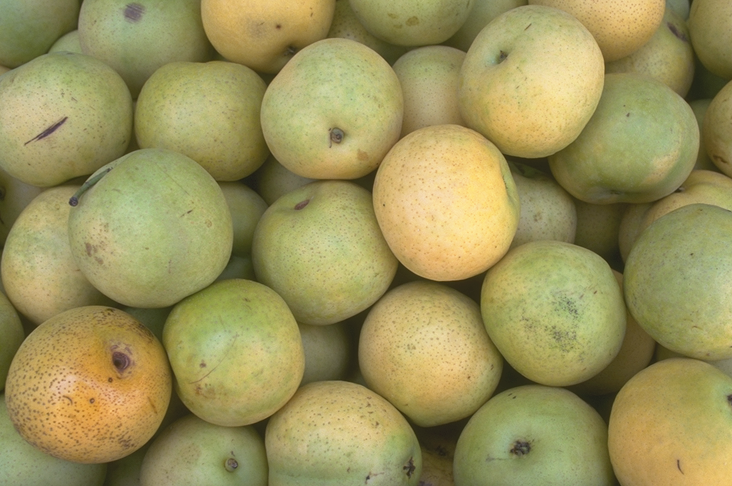
#> input picture data/pears.png, 732 x 486 px; its folder holds 6 pictures in this run
$ python 4_1c.py   (older library calls are emulated)
#> lines starting #> are read from the running program, lines starting #| are printed output that depends on the picture
### balg_utils.py
import timeit
import numpy as np
from matplotlib import pyplot as plt
import cv2
import os

#empty dictionary to store filepaths
filepaths = {}

def fill_filepaths():
    '''
    Fills the filepaths dictionary with the filepaths of the images in the folder 'data'
    '''
    #list all filenames of images in data folder
    i = 0
    for filename in os.listdir('data'):
        #only add files with image extension
        if (filename.endswith('.jpg') or filename.endswith('.png') or filename.endswith('.jpeg') or filename.endswith('.bmp')  or filename.endswith('.tif') or filename.endswith('.tiff')):
            filepaths[i] = os.path.join('data', filename)
            i += 1


def read_image(image_identifier, gray=True):
    '''
    read image from file

    Parameters
    ----------
    image_identifier : string or int
        if string: path to image file
        if int: index of image in filepaths dictionary
    gray : bool, optional
        if True: read image as grayscale. The default is True.


    Returns
    -------
    img : numpy array
        image as numpy array
    '''
#> called with image_identifier = 'data/pears.png', gray = True
    if type(image_identifier) == str:
        #check if image exists
        if os.path.exists(image_identifier):
            img = cv2.imread(image_identifier)
#> img is the input picture: shape (486, 732, 3); mean B, G, R 91.1, 146.4, 154.5
        else:
            print('File not found')
            return
    elif type(image_identifier) == int:
        #check if index is in dictionary
        if image_identifier in filepaths:
            img = cv2.imread(filename=filepaths.get(image_identifier))
        else:
            print('Index not found')
            return
    #convert to gray
    if gray:
        #check if channels > 1
        if len(img.shape) > 2:
            img = cv2.cvtColor(img, cv2.COLOR_RGB2GRAY)
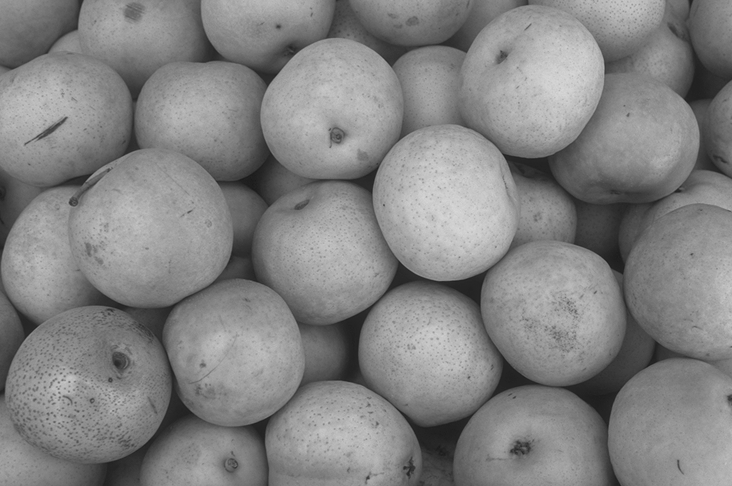
#> img: shape (486, 732); min 26, max 217, mean 130.8
    #if image is to big, half the size until either width or height is smaller than 1500
    while(img.shape[1]> 1500 or img.shape[0]> 1500):
        scale_percent = 50 # percent of original size
        width = int(img.shape[1] * scale_percent / 100)
        height = int(img.shape[0] * scale_percent / 100)
        dim = (width, height)
        img = cv2.resize(img, dim)
    return img


# [136 lines left out: functions race_functions, race_functions2, difference_image, not called in this run]

#fill filepaths dictionary
fill_filepaths()

### 4_1c.py
from balg_utils import read_image
import cv2
from matplotlib import pyplot as plt
import numpy as np
import scipy.ndimage as ndi
import skimage as sk
from skimage.color import label2rgb
from scipy.ndimage.filters import maximum_filter
from skimage.morphology import skeletonize


# [321 lines left out: functions get_gradient_map, morph_smoothing, watershed_lokal_maxima_no_bg, watershed_threshold_no_bg, watershed_lokal_maxima_bg_marker, watershed_threshold_bg_marker, not called in this run]


image = read_image('data/pears.png')

aufgabe = '1c'
if(aufgabe=='1c'):
    #gradient
    #image = cv2.GaussianBlur(image, (21,21), 0)
    sobel_x = cv2.Sobel(image, cv2.CV_64F, 1, 0, ksize=3)
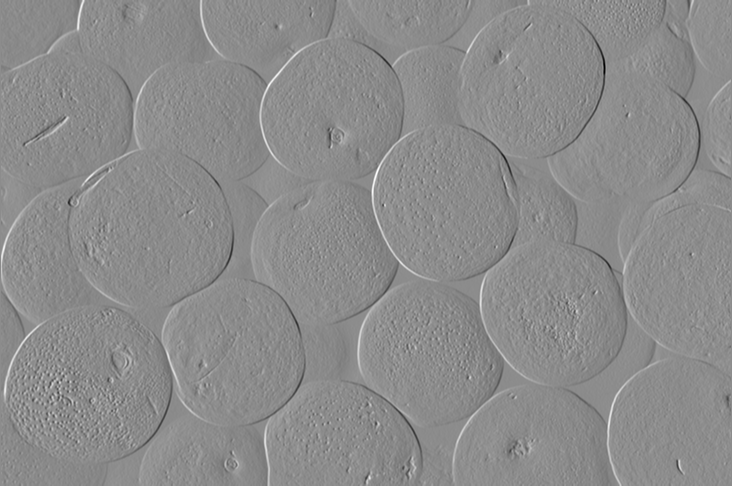
#> sobel_x: shape (486, 732) float64; min -468, max 384, mean 0.4; drawn with min black and max white
    sobel_y = cv2.Sobel(image, cv2.CV_64F, 0, 1, ksize=3)
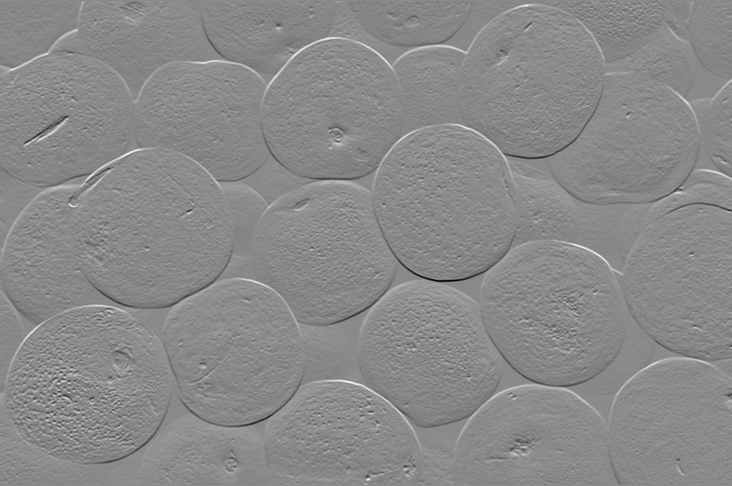
#> sobel_y: shape (486, 732) float64; min -440, max 372, mean -0.3; drawn with min black and max white

    # Combine the x and y gradients to get the gradient map
    gradient_map = np.sqrt(np.square(sobel_x) + np.square(sobel_y))
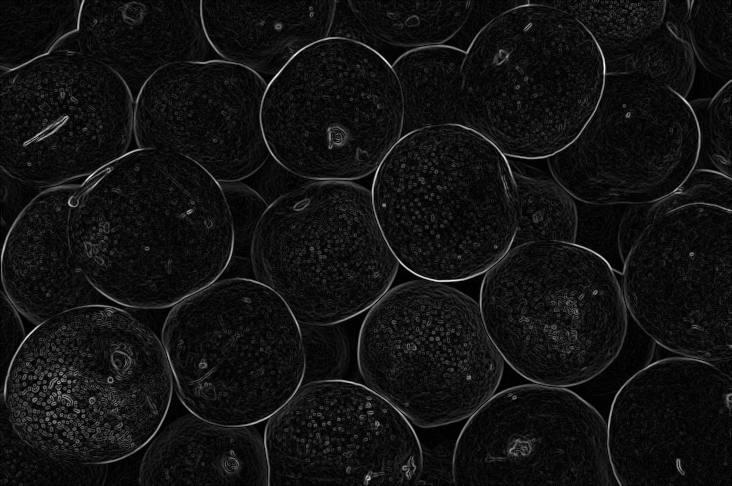
#> gradient_map: shape (486, 732) float64; min 0, max 470.5, mean 34.1; drawn with min black and max white

    # Normalize the gradient map to the range [0, 255]
    normalized_gradient_map = cv2.normalize(gradient_map, None, 0, 255, cv2.NORM_MINMAX, cv2.CV_8U)
    #gradient_smoothed = cv2.GaussianBlur(gradient, (19,19), 0)
    gradient_smoothed = normalized_gradient_map.astype(np.int32)
    image = cv2.cvtColor(image, cv2.COLOR_GRAY2RGB)
    #watershed = cv2.watershed(gradient_smoothed)
    watershed = sk.segmentation.watershed(gradient_smoothed)
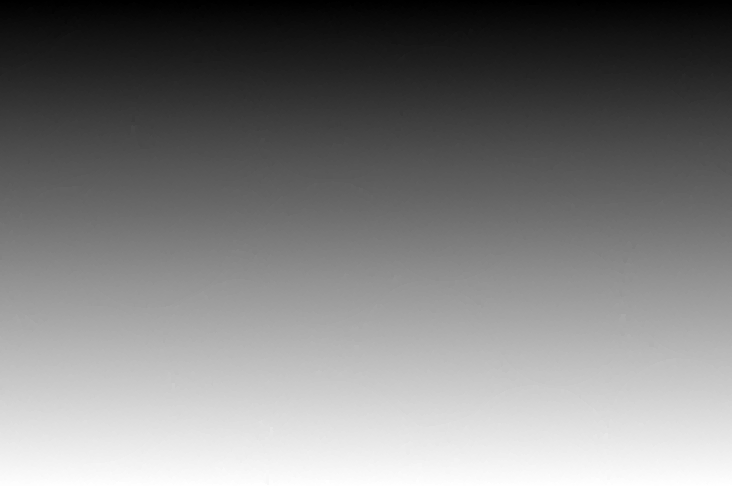
#> watershed: shape (486, 732) int32; min 1, max 44186, mean 21941.5; drawn with min black and max white
    rgb_image = label2rgb(watershed, bg_label=0, bg_color=(0, 0, 0))
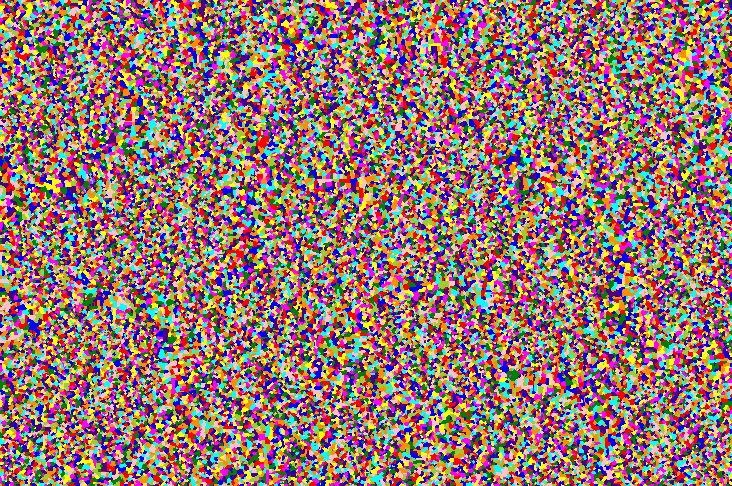
#> rgb_image: shape (486, 732, 3) float64; mean R, G, B 0.591, 0.46, 0.448

    #show gradient and watershed
    plt.figure(figsize=(15, 10))
    plt.subplot(1,2,1)
    plt.title('Input Image')
    plt.imshow(image)
    plt.subplot(1,2,2)
    plt.title('Oversegmentation with watershed')
    plt.imshow(rgb_image)
    plt.show()


if(aufgabe=='1d'):
    image = read_image('data/pears.png')
    verbose = False
    watershed_lclMax_no_bg = watershed_lokal_maxima_no_bg(image, verbose = verbose)
    watershed_tr_no_bg = watershed_threshold_no_bg(image, verbose = verbose)
    watershed_lclMax_bg_marker = watershed_lokal_maxima_bg_marker(image, verbose = verbose)
    watershed_tr_bg_marker = watershed_threshold_bg_marker(image, verbose = verbose)

    #show image and the 4 results
    plt.figure(figsize=(15, 10))
    plt.subplot(2,3,1)
    plt.title('image')
    plt.imshow(image, cmap=plt.cm.gray)
    plt.subplot(2,3,2)
    plt.title('watershed wo backgroundmarkers and localmaxima')
    plt.imshow(watershed_lclMax_no_bg, cmap=plt.cm.gray)
    plt.subplot(2,3,3)
    plt.title('watershed wo backgroundmarkers and threshold')
    plt.imshow(watershed_tr_no_bg, cmap=plt.cm.gray)
    plt.subplot(2,3,4)
    plt.title('watershed with backgroundmarkers and localmaxima')
    plt.imshow(watershed_lclMax_bg_marker, cmap=plt.cm.gray)
    plt.subplot(2,3,5)
    plt.title('watershed with backgroundmarkers and threshold')
    plt.imshow(watershed_tr_bg_marker, cmap=plt.cm.gray)
    plt.show()

if(aufgabe=='1e'):
    image = read_image('data/hist.png')
    verbose = False
    watershed_lclMax_no_bg = watershed_lokal_maxima_no_bg(image, invert=True, kernelsize_maxfilter=201, kernelsize_morph_smooth = 11, verbose = verbose)
    watershed_tr_no_bg = watershed_threshold_no_bg(image, invert=True, threshval=100, kernelsize_gaussian_blur= 11, verbose = verbose)
    watershed_lclMax_bg_marker = watershed_lokal_maxima_bg_marker(image, invert=True, kernelsize_maxfilter=201, kernelsize_morph_smooth = 11,verbose = verbose)
    watershed_tr_bg_marker = watershed_threshold_bg_marker(image, invert=True, threshval=100, kernelsize_gaussian_blur= 21, verbose = verbose)

    #show image and the 4 results
    plt.figure(figsize=(15, 10))
    plt.subplot(2,3,1)
    plt.title('image')
    plt.imshow(image, cmap=plt.cm.gray)
    plt.subplot(2,3,2)
    plt.title('watershed without backgroundmarkers and localmaxima')
    plt.imshow(watershed_lclMax_no_bg, cmap=plt.cm.gray)
    plt.subplot(2,3,3)
    plt.title('watershed without backgroundmarkers and threshold')
    plt.imshow(watershed_tr_no_bg, cmap=plt.cm.gray)
    plt.subplot(2,3,4)
    plt.title('watershed with backgroundmarkers and localmaxima')
    plt.imshow(watershed_lclMax_bg_marker, cmap=plt.cm.gray)
    plt.subplot(2,3,5)
    plt.title('watershed with backgroundmarkers and threshold')
    plt.imshow(watershed_tr_bg_marker, cmap=plt.cm.gray)
    plt.show()
